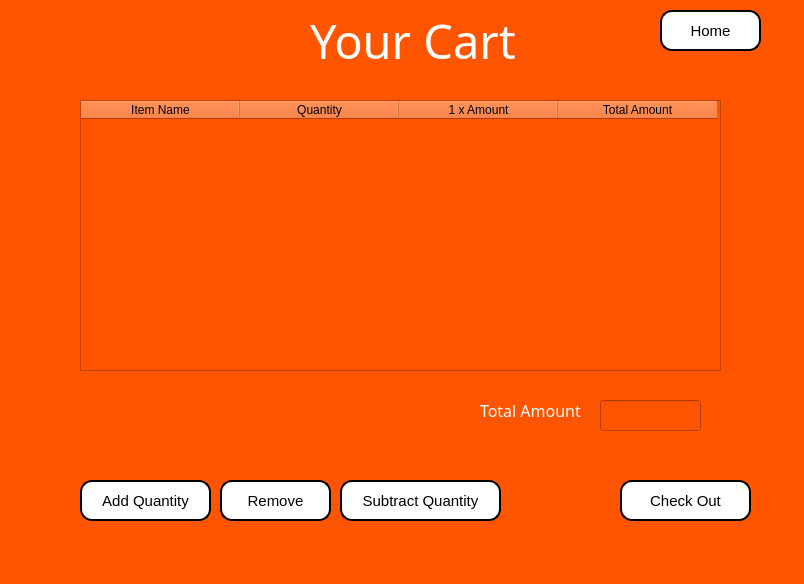
<?xml version="1.0" encoding="UTF-8"?>
<ui version="4.0">
 <class>MainWindow</class>
 <widget class="QMainWindow" name="MainWindow">
  <property name="geometry">
   <rect>
    <x>0</x>
    <y>0</y>
    <width>804</width>
    <height>584</height>
   </rect>
  </property>
  <property name="windowTitle">
   <string>MainWindow</string>
  </property>
  <property name="styleSheet">
   <string notr="true">QWidget
{
	background:rgb(255, 85, 0)
}</string>
  </property>
  <widget class="QWidget" name="centralwidget">
   <property name="styleSheet">
    <string notr="true">QWidget
{
	background:rgb(255, 85, 0)
}</string>
   </property>
   <widget class="QLabel" name="label">
    <property name="geometry">
     <rect>
      <x>310</x>
      <y>0</y>
      <width>221</width>
      <height>81</height>
     </rect>
    </property>
    <property name="font">
     <font>
      <family>Yu Gothic UI Semibold</family>
      <pointsize>35</pointsize>
      <weight>7</weight>
      <italic>false</italic>
      <bold>false</bold>
     </font>
    </property>
    <property name="styleSheet">
     <string notr="true">QLabel
{
	color: white;
	font: 63 35pt &quot;Yu Gothic UI Semibold&quot;;
}</string>
    </property>
    <property name="text">
     <string>Your Cart</string>
    </property>
   </widget>
   <widget class="QTableWidget" name="cartProducts">
    <property name="geometry">
     <rect>
      <x>80</x>
      <y>100</y>
      <width>641</width>
      <height>271</height>
     </rect>
    </property>
    <attribute name="horizontalHeaderDefaultSectionSize">
     <number>159</number>
    </attribute>
    <column>
     <property name="text">
      <string>Item Name</string>
     </property>
    </column>
    <column>
     <property name="text">
      <string>Quantity</string>
     </property>
    </column>
    <column>
     <property name="text">
      <string>1 x Amount</string>
     </property>
    </column>
    <column>
     <property name="text">
      <string>Total Amount</string>
     </property>
    </column>
   </widget>
   <widget class="QLineEdit" name="totalAmount">
    <property name="geometry">
     <rect>
      <x>600</x>
      <y>400</y>
      <width>101</width>
      <height>31</height>
     </rect>
    </property>
    <property name="font">
     <font>
      <family>Yu Gothic UI Semibold</family>
      <weight>75</weight>
      <bold>true</bold>
     </font>
    </property>
    <property name="text">
     <string/>
    </property>
    <property name="alignment">
     <set>Qt::AlignCenter</set>
    </property>
   </widget>
   <widget class="QLabel" name="label_3">
    <property name="geometry">
     <rect>
      <x>480</x>
      <y>400</y>
      <width>111</width>
      <height>21</height>
     </rect>
    </property>
    <property name="font">
     <font>
      <family>Yu Gothic UI Semibold</family>
      <pointsize>12</pointsize>
      <weight>7</weight>
      <italic>false</italic>
      <bold>false</bold>
     </font>
    </property>
    <property name="styleSheet">
     <string notr="true">QLabel
{
	color: white;
	font: 63 12pt &quot;Yu Gothic UI Semibold&quot;;
}</string>
    </property>
    <property name="text">
     <string>Total Amount</string>
    </property>
   </widget>
   <widget class="QPushButton" name="checkOutButton">
    <property name="geometry">
     <rect>
      <x>620</x>
      <y>480</y>
      <width>131</width>
      <height>41</height>
     </rect>
    </property>
    <property name="font">
     <font>
      <pointsize>-1</pointsize>
     </font>
    </property>
    <property name="styleSheet">
     <string notr="true">QPushButton
{
	background-color: white;       /* Blue background */
    color: black;                    /* White text */
    border: 2px solid rgb(0, 0, 0);       /* Darker blue border */
    border-radius: 12px;             /* Rounded corners */
    font-size: 15px;                 /* Larger font */
    padding: 10px 20px;              /* Add some padding */
    min-width: 10px; 
}</string>
    </property>
    <property name="text">
     <string>Check Out</string>
    </property>
   </widget>
   <widget class="QPushButton" name="addButton">
    <property name="geometry">
     <rect>
      <x>80</x>
      <y>480</y>
      <width>131</width>
      <height>41</height>
     </rect>
    </property>
    <property name="minimumSize">
     <size>
      <width>54</width>
      <height>0</height>
     </size>
    </property>
    <property name="styleSheet">
     <string notr="true">QPushButton
{
	background-color: white;       /* Blue background */
    color: black;                    /* White text */
    border: 2px solid rgb(0, 0, 0);       /* Darker blue border */
    border-radius: 12px;             /* Rounded corners */
    font-size: 15px;                 /* Larger font */
    padding: 10px 20px;              /* Add some padding */
    min-width: 10px; 
}</string>
    </property>
    <property name="text">
     <string>Add Quantity</string>
    </property>
   </widget>
   <widget class="QPushButton" name="subButton">
    <property name="geometry">
     <rect>
      <x>340</x>
      <y>480</y>
      <width>161</width>
      <height>41</height>
     </rect>
    </property>
    <property name="styleSheet">
     <string notr="true">QPushButton
{
	background-color: white;       /* Blue background */
    color: black;                    /* White text */
    border: 2px solid rgb(0, 0, 0);       /* Darker blue border */
    border-radius: 12px;             /* Rounded corners */
    font-size: 15px;                 /* Larger font */
    padding: 10px 20px;              /* Add some padding */
    min-width: 10px; 
}</string>
    </property>
    <property name="text">
     <string>Subtract Quantity</string>
    </property>
   </widget>
   <widget class="QPushButton" name="removeButton">
    <property name="geometry">
     <rect>
      <x>220</x>
      <y>480</y>
      <width>111</width>
      <height>41</height>
     </rect>
    </property>
    <property name="styleSheet">
     <string notr="true">QPushButton
{
	background-color: white;       /* Blue background */
    color: black;                    /* White text */
    border: 2px solid rgb(0, 0, 0);       /* Darker blue border */
    border-radius: 12px;             /* Rounded corners */
    font-size: 15px;                 /* Larger font */
    padding: 10px 20px;              /* Add some padding */
    min-width: 10px; 
}</string>
    </property>
    <property name="text">
     <string>Remove</string>
    </property>
   </widget>
   <widget class="QPushButton" name="homeButton">
    <property name="geometry">
     <rect>
      <x>660</x>
      <y>10</y>
      <width>101</width>
      <height>41</height>
     </rect>
    </property>
    <property name="font">
     <font>
      <pointsize>-1</pointsize>
     </font>
    </property>
    <property name="styleSheet">
     <string notr="true">QPushButton
{
	background-color: white;       /* Blue background */
    color: black;                    /* White text */
    border: 2px solid rgb(0, 0, 0);       /* Darker blue border */
    border-radius: 12px;             /* Rounded corners */
    font-size: 15px;                 /* Larger font */
    padding: 10px 20px;              /* Add some padding */
    min-width: 10px; 
}</string>
    </property>
    <property name="text">
     <string>Home</string>
    </property>
   </widget>
  </widget>
  <widget class="QStatusBar" name="statusbar"/>
 </widget>
 <resources/>
 <connections/>
</ui>
